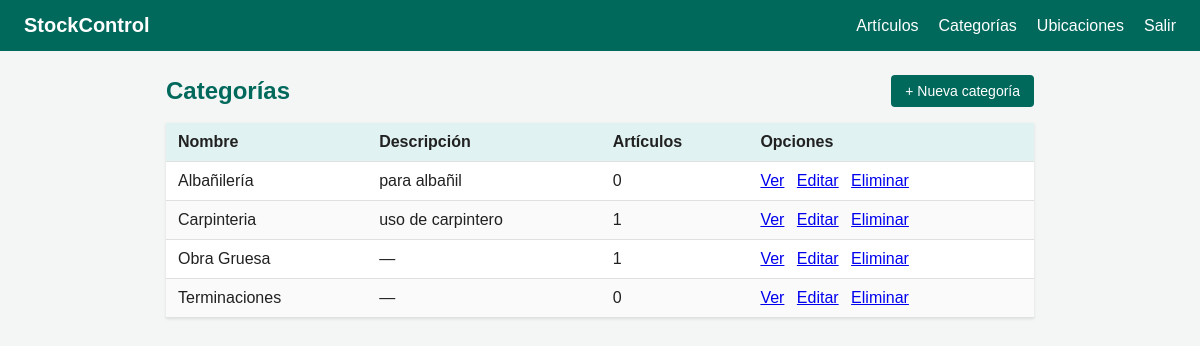
/categorias/ (signed in), run on the app's committed database.
### inventario/models.py (models this page shows, shortened)
class Categoria(models.Model):
    nombre = models.CharField(max_length=150, unique=True,)
    descripcion = models.CharField(max_length=256, blank=True,)
    creado = models.DateTimeField(auto_now_add=True)
    actualizado = models.DateTimeField(auto_now=True)
    class Meta:
        verbose_name = "Categoría"
        verbose_name_plural = "Categorías"
        ordering = ["nombre"]

### inventario/views.py (the view)
# urls.py: path("categorias/", views.categoria_lista, name="categoria_lista"),
@login_required
def categoria_lista(request):
    categorias = Categoria.objects.all()
    return render(request, "inventario/categorias.html", {"categorias": categorias})

### inventario/templates/inventario/categorias.html
{% extends 'inventario/base.html' %}
{% block contenido %}
<div class="top">
  <h2>Categorías</h2>
  {% if not static_export %}
  <a class="btn" href="{{ pages_prefix }}{% url 'inventario:categoria_crear' %}">+ Nueva categoría</a>
  {% endif %}
</div>
{% if not categorias %}
  <p>No hay categorías todavía.</p>
{% else %}
<table>
  <thead>
    <tr>
      <th>Nombre</th>
      <th>Descripción</th>
      <th>Artículos</th>
      <th>Opciones</th>
    </tr>
  </thead>
  <tbody>
    {% for c in categorias %}
    <tr>
      <td>{{ c.nombre }}</td>
      <td>{{ c.descripcion|default:"—" }}</td>
      <td>{{ c.articulos.count }}</td>
      <td class="actions">
        <a href="{{ pages_prefix }}{% url 'inventario:categoria_detalle' c.pk %}">Ver</a>
        {% if not static_export %}
        <a href="{{ pages_prefix }}{% url 'inventario:categoria_editar' c.pk %}">Editar</a>
        <a href="{{ pages_prefix }}{% url 'inventario:categoria_eliminar' c.pk %}">Eliminar</a>
        {% endif %}
      </td>
    </tr>
    {% endfor %}
  </tbody>
</table>
{% endif %}
{% endblock %}

### inventario/templates/inventario/base.html (shortened to what this page needs)
<!DOCTYPE html>
<html lang="es">
<head>
</head>
<body>
{% if user.is_authenticated or static_export %}
<div class="nav">
  <a class="brand" href="{{ pages_prefix }}{% url 'inventario:articulo_lista' %}">StockControl</a>
  <a href="{{ pages_prefix }}{% url 'inventario:articulo_lista' %}">Artículos</a>
  <a href="{{ pages_prefix }}{% url 'inventario:categoria_lista' %}">Categorías</a>
  <a href="{{ pages_prefix }}{% url 'inventario:ubicacion_lista' %}">Ubicaciones</a>
  {% if not static_export %}
  <form method="post" action="{{ pages_prefix }}{% url 'inventario:logout' %}" class="logout-form">
    <button type="submit" class="logout-button">Salir</button>
  </form>
  {% endif %}
</div>
{% endif %}
<div class="container">
  {% block contenido %}{% endblock %}
</div>
</body>
</html>

### inventario/templates/inventario/base.html (style rules this page uses)
* { box-sizing: border-box; }
body { font-family: Arial, Helvetica, sans-serif; margin:0; background:#f4f6f6; color:#212121; }
.nav { background:#00695c; color:#fff; padding:14px 24px; display:flex; align-items:center; gap:20px; }
.nav a { color:#fff; text-decoration:none; }
.nav .brand { font-weight:bold; font-size:20px; margin-right:auto; }
.container { max-width:900px; margin:24px auto; padding:0 16px; }
table { width:100%; border-collapse:collapse; background:#fff; box-shadow:0 1px 3px rgba(0,0,0,.1); }
th, td { text-align:left; padding:10px 12px; border-bottom:1px solid #e0e0e0; }
th { background:#e0f2f1; }
tr:nth-child(even) td { background:#fafafa; }
.btn { display:inline-block; background:#00695c; color:#fff; padding:8px 14px; border:none; border-radius:4px; text-decoration:none; cursor:pointer; font-size:14px; }
.actions a { margin-right:8px; }
h2 { color:#00695c; }
.top { display:flex; align-items:center; margin-bottom:16px; }
.top h2 { margin:0; margin-right:auto; }
.logout-form { margin: 0; }
.logout-button { padding: 0; border: 0; background: transparent; color: #fff; cursor: pointer; font: inherit; }

### data on the page
Categoria: nombre "Albañilería", descripcion "para albañil", articulos.count "0"
Categoria: nombre "Carpinteria", descripcion "uso de carpintero", articulos.count "1"
Categoria: nombre "Obra Gruesa", descripcion "—", articulos.count "1"
Categoria: nombre "Terminaciones", descripcion "—", articulos.count "0"
